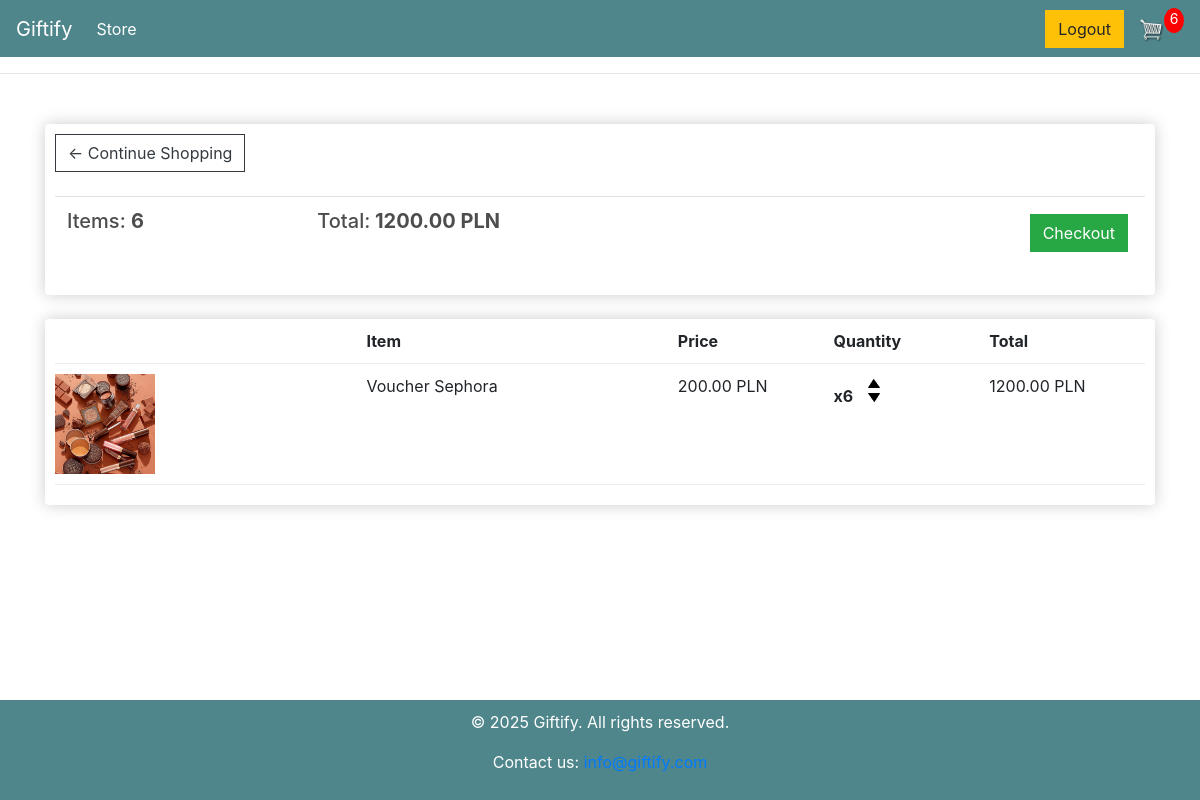
Page /cart/ (signed in) on the earlier database version.
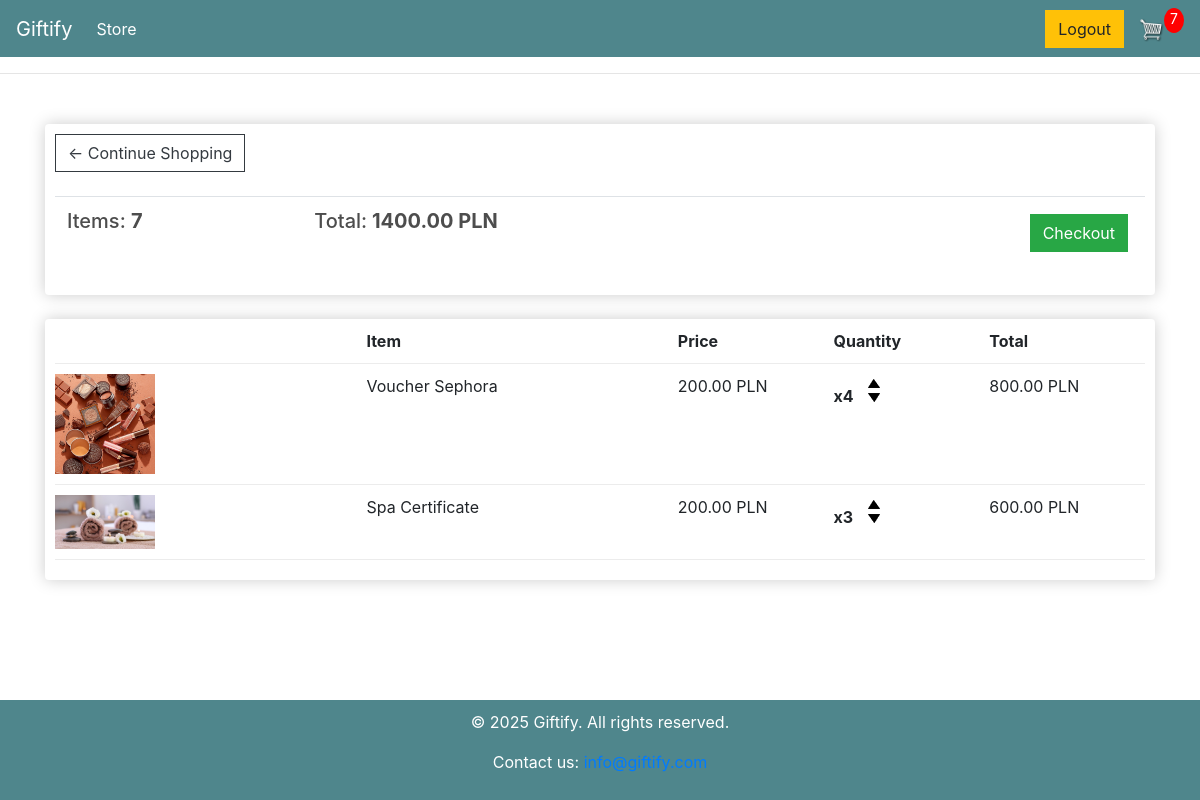
Same page on the later database version.
### store/models.py (models this page shows, shortened)
class Order(models.Model):
    customer = models.ForeignKey(Customer, on_delete=models.SET_NULL, null=True)
    date_ordered = models.DateTimeField(auto_now_add=True)
    complete = models.BooleanField(default=False)
    transaction_id = models.CharField(max_length=100, null=True)
    @property
    def get_cart_total(self):
        orderitems = self.orderitem_set.all()
        total = sum([item.get_total for item in orderitems])
        return total
    @property
    def get_cart_items(self):
        orderitems = self.orderitem_set.all()
        total = sum([item.quantity for item in orderitems])
        return total

class OrderItem(models.Model):
    product = models.ForeignKey(Product, on_delete=models.SET_NULL, null=True)
    order = models.ForeignKey(Order, on_delete=models.SET_NULL, null=True)
    quantity = models.IntegerField(default=0)
    date_added = models.DateTimeField(auto_now_add=True)
    @property
    def get_total(self):
        total = self.product.price * self.quantity
        return total

class Product(models.Model):
    name = models.CharField(max_length=200)
    price = models.DecimalField(max_digits=7, decimal_places=2)
    category = models.ForeignKey(Category, on_delete=models.SET_NULL, null=True)
    place = models.CharField(max_length=200, null=True, blank=True)
    image = models.ImageField(null=True, blank=True)
    discount = models.FloatField(default=0, help_text="Discount percentage (0-100)")
    special_mark = models.CharField(max_length=200, null=True, blank=True, help_text="Special mark for the product")
    @property
    def imageURL(self):
        try:
            url = self.image.url
        except:
            url = ""
        return url

### store/views.py (the view)
# urls.py: path("cart/", views.cart, name="cart"),
def cart(request):
    data = cartData(request)
    cartItems = data['cartItems']
    order = data['order']
    items = data['items']
    context = {"items": items, "order": order, "cartItems": cartItems}
    return render(request, "store/cart.html", context)

### store/utils.py (called while the page is built)
def cartData(request):
	if request.user.is_authenticated:
		customer = request.user.customer
		order, created = Order.objects.get_or_create(customer=customer, complete=False)
		items = order.orderitem_set.all()
		cartItems = order.get_cart_items
	else:
		cookiesData = cookieCart(request)
		cartItems = cookiesData['cartItems']
		order = cookiesData['order']
		items = cookiesData['items']
	return {'cartItems':cartItems ,'order':order, 'items':items}

### store/templates/store/cart.html
{% extends 'store/main.html' %} {% load static %} {% block content %}
<div class="row">
  <div class="col-lg-12">
    <div class="box-element">
      <a class="btn btn-outline-dark" href="{% url 'store' %}"
        >&#x2190; Continue Shopping</a
      >
      <br />
      <br />
      <table class="table">
        <tr>
          <th>
            <h5>Items: <strong>{{order.get_cart_items}}</strong></h5>
          </th>
          <th>
            <h5>
              Total:<strong> {{order.get_cart_total|floatformat:2}} PLN</strong>
            </h5>
          </th>
          <th>
            <a
              style="float: right; margin: 5px"
              class="btn btn-success"
              href="{% url 'checkout' %}"
              >Checkout</a
            >
          </th>
        </tr>
      </table>
    </div>
    <br />
    <div class="box-element">
      <div class="cart-row">
        <div style="flex: 2"></div>
        <div style="flex: 2"><strong>Item</strong></div>
        <div style="flex: 1"><strong>Price</strong></div>
        <div style="flex: 1"><strong>Quantity</strong></div>
        <div style="flex: 1"><strong>Total</strong></div>
      </div>
      {% for item in items %}
      <div class="cart-row">
        <div style="flex: 2">
          <img class="row-image" src="{{item.product.imageURL}}" />
        </div>
        <div style="flex: 2"><p>{{item.product.name}}</p></div>
        <div style="flex: 1">
          <p>{{item.product.price|floatformat:2}} PLN</p>
        </div>
        <div style="flex: 1">
          <p class="quantity">x{{item.quantity}}</p>
          <div class="quantity">
            <img data-product="{{item.product.id}}" data-action="add"
              class="chg-quantity update-cart"
              src="{% static  'images/arrow-up.png' %}"
            />
            <img data-product="{{item.product.id}}" data-action="remove"
              class="chg-quantity update-cart"
              src="{% static  'images/arrow-down.png' %}"
            />
          </div>
        </div>
        <div style="flex: 1">
          <p>{{item.get_total|floatformat:2}} PLN</p>
        </div>
      </div>
      {% endfor %}
    </div>
  </div>
</div>
{% endblock content %}

### store/templates/store/main.html (shortened to what this page needs)
<!doctype html>
{% load static %}
<html lang="en">
  <head>
    <link
      rel="stylesheet"
      href="https://stackpath.bootstrapcdn.com/bootstrap/4.4.1/css/bootstrap.min.css"
    />
    <link rel="stylesheet" type="text/css" href="{% static 'css/main.css' %}" />
  </head>
  <body>
    <div class="main-content">
    <nav class="navbar navbar-expand-lg navbar-dark bg-dark">
      <a class="navbar-brand" href="{% url 'store' %}">Giftify</a>
      <div class="collapse navbar-collapse" id="navbarSupportedContent">
        <ul class="navbar-nav mr-auto">
          <li class="nav-item active">
            <a class="nav-link" href="{% url 'store' %}"
              >Store <span class="sr-only">(current)</span></a
            >
          </li>
        </ul>
        <div class="form-inline my-2 my-lg-0">
          {% if user.is_authenticated %}
            <a href="{% url 'logout' %}" class="btn btn-warning">Logout</a>
          {% else %}
            <a href="{% url 'login' %}" class="btn btn-warning">Login</a>
            <a href="{% url 'register' %}" class="btn btn-secondary ml-2">Register</a>
          {% endif %}
          <a href="{% url 'cart' %}">
            <img id="cart-icon" src="{% static 'images/cart.png' %}" />
          </a>
          <p id="cart-total">{{cartItems}}</p>
        </div>
      </div>
    </nav>
    <hr />
    <div class="container">
      <br />
      {% block content %} {% endblock content %}
    </div>
  </div>
    <footer class="footer">
      <div class="container">
        <p>&copy; 2025 Giftify. All rights reserved.</p>
        <p>Contact us: <a href="mailto:info@giftify.com">info@giftify.com</a></p>
      </div>
    </footer>
  </body>
</html>

### static/css/main.css (style rules this page uses)
* { margin: 0; padding: 0; box-sizing: border-box; }
body { display: flex; flex-direction: column; min-height: 100vh; margin: 0; }
.main-content { flex: 1; }
h1, h2, h3, h4, h5, h6 { color: hsl(0, 0%, 30%); }
.box-element { box-shadow: hsl(0, 0%, 80%) 0 0 16px; background-color: #fff; border-radius: 4px; padding: 10px; }
.bg-dark { background-color: #4f868c !important; }
#cart-icon { width: 25px; display: inline-block; margin-left: 15px; }
#cart-total { display: block; text-align: center; color: #fff; background-color: red; width: 20px; height: 25px; border-radius: 50%; font-size: 14px; }
.col-lg-4, .col-lg-6, .col-lg-8, .col-lg-12 { margin-top: 10px; }
.btn { border-radius: 0; }
.row-image { width: 100px; }
.cart-row { display: flex; align-items: flex-stretch; padding-bottom: 10px; margin-bottom: 10px; border-bottom: 1px solid #ececec; }
.quantity { display: inline-block; font-weight: 700; padding-right: 10px; }
.chg-quantity { width: 12px; cursor: pointer; display: block; margin-top: 5px; transition: 0.1s; }
.footer { margin-top: 50px; background-color: #4f868c; color: #fff; padding: 10px; text-align: center; width: 100%; position: relative; box-sizing: border-box; }

Differences in the rows shown:
changed through a linked row, Order: get_cart_items "6" → "7"; get_cart_total "1200.00" → "1400.00"
changed OrderItem "Voucher Sephora": quantity "6" → "4"; get_total "1200.00" → "800.00"
added OrderItem: product.imageURL (picture), product.name "Spa Certificate", product.price "200.00", quantity "3", get_total "600.00"
Other differences:
{{ cartItems }}: "6" → "7"
